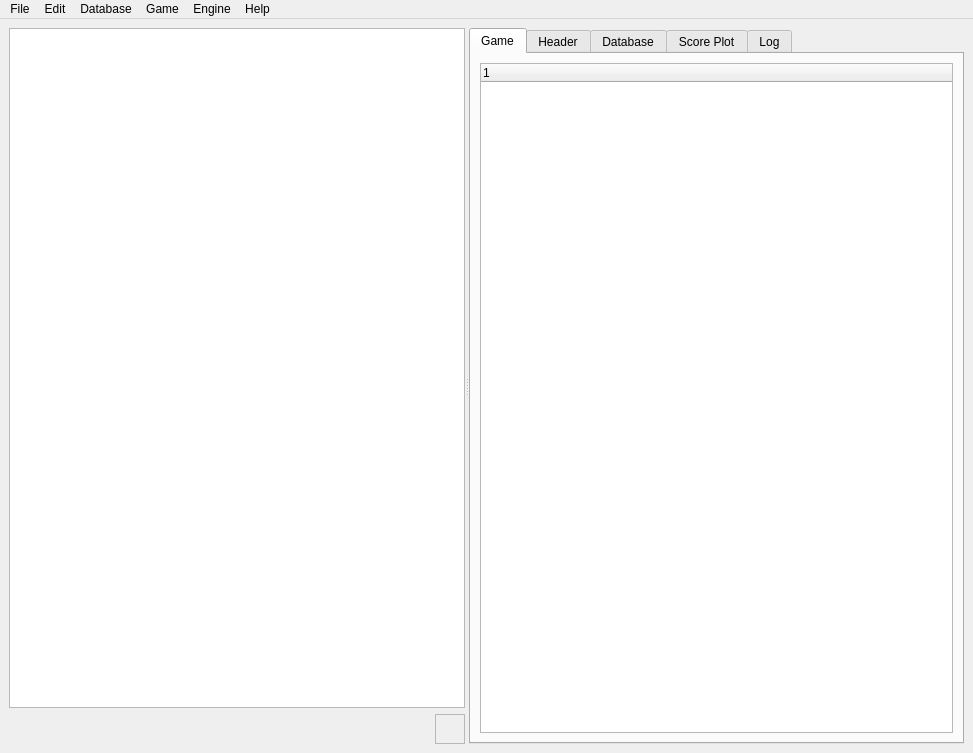
<?xml version="1.0" encoding="UTF-8"?>
<ui version="4.0">
 <class>MainWindow</class>
 <widget class="QMainWindow" name="MainWindow">
  <property name="geometry">
   <rect>
    <x>0</x>
    <y>0</y>
    <width>973</width>
    <height>753</height>
   </rect>
  </property>
  <property name="windowTitle">
   <string>MzChess</string>
  </property>
  <widget class="QWidget" name="centralWidget">
   <layout class="QVBoxLayout" name="verticalLayout_2">
    <item>
     <widget class="QSplitter" name="splitter">
      <property name="orientation">
       <enum>Qt::Horizontal</enum>
      </property>
      <widget class="QWidget" name="layoutWidget">
       <layout class="QVBoxLayout" name="verticalLayout">
        <item>
         <widget class="QBoardViewClass" name="boardGraphicsView">
          <property name="sizePolicy">
           <sizepolicy hsizetype="Preferred" vsizetype="Expanding">
            <horstretch>5</horstretch>
            <verstretch>0</verstretch>
           </sizepolicy>
          </property>
          <property name="minimumSize">
           <size>
            <width>100</width>
            <height>100</height>
           </size>
          </property>
         </widget>
        </item>
        <item>
         <layout class="QHBoxLayout" name="horizontalLayout">
          <item>
           <widget class="QLabel" name="materialLabel">
            <property name="sizePolicy">
             <sizepolicy hsizetype="Expanding" vsizetype="Fixed">
              <horstretch>0</horstretch>
              <verstretch>0</verstretch>
             </sizepolicy>
            </property>
            <property name="minimumSize">
             <size>
              <width>0</width>
              <height>30</height>
             </size>
            </property>
            <property name="maximumSize">
             <size>
              <width>16777215</width>
              <height>30</height>
             </size>
            </property>
            <property name="font">
             <font>
              <family>Chess Leipzig</family>
              <pointsize>20</pointsize>
             </font>
            </property>
            <property name="text">
             <string/>
            </property>
           </widget>
          </item>
          <item>
           <widget class="QFrame" name="turnFrame">
            <property name="sizePolicy">
             <sizepolicy hsizetype="Fixed" vsizetype="Fixed">
              <horstretch>0</horstretch>
              <verstretch>0</verstretch>
             </sizepolicy>
            </property>
            <property name="minimumSize">
             <size>
              <width>30</width>
              <height>30</height>
             </size>
            </property>
            <property name="autoFillBackground">
             <bool>true</bool>
            </property>
            <property name="frameShape">
             <enum>QFrame::StyledPanel</enum>
            </property>
            <property name="frameShadow">
             <enum>QFrame::Raised</enum>
            </property>
           </widget>
          </item>
         </layout>
        </item>
       </layout>
      </widget>
      <widget class="QTabWidget" name="tabWidget">
       <property name="sizePolicy">
        <sizepolicy hsizetype="Expanding" vsizetype="Preferred">
         <horstretch>0</horstretch>
         <verstretch>0</verstretch>
        </sizepolicy>
       </property>
       <property name="minimumSize">
        <size>
         <width>100</width>
         <height>0</height>
        </size>
       </property>
       <property name="maximumSize">
        <size>
         <width>16777215</width>
         <height>16777215</height>
        </size>
       </property>
       <property name="currentIndex">
        <number>0</number>
       </property>
       <widget class="QWidget" name="tabGame">
        <attribute name="title">
         <string>Game</string>
        </attribute>
        <layout class="QVBoxLayout" name="verticalLayout_3">
         <item>
          <widget class="GameTreeView" name="gameTreeViewWidget">
           <property name="editTriggers">
            <set>QAbstractItemView::EditKeyPressed</set>
           </property>
           <property name="expandsOnDoubleClick">
            <bool>true</bool>
           </property>
           <column>
            <property name="text">
             <string notr="true">1</string>
            </property>
           </column>
          </widget>
         </item>
        </layout>
       </widget>
       <widget class="QWidget" name="tabHeader">
        <attribute name="title">
         <string>Header</string>
        </attribute>
        <layout class="QVBoxLayout" name="verticalLayout_4">
         <item>
          <widget class="GameHeaderView" name="gameHeaderTableView">
           <property name="editTriggers">
            <set>QAbstractItemView::EditKeyPressed</set>
           </property>
           <property name="columnCount">
            <number>2</number>
           </property>
           <attribute name="horizontalHeaderVisible">
            <bool>false</bool>
           </attribute>
           <attribute name="horizontalHeaderStretchLastSection">
            <bool>true</bool>
           </attribute>
           <column/>
           <column/>
          </widget>
         </item>
        </layout>
       </widget>
       <widget class="QWidget" name="tabDatabase">
        <attribute name="title">
         <string>Database</string>
        </attribute>
        <layout class="QHBoxLayout" name="horizontalLayout_3">
         <item>
          <widget class="GameListTableView" name="gameListTableView">
           <property name="font">
            <font>
             <family>Courier</family>
             <pointsize>10</pointsize>
            </font>
           </property>
          </widget>
         </item>
        </layout>
       </widget>
       <widget class="QWidget" name="tabScorePlot">
        <attribute name="title">
         <string>Score Plot</string>
        </attribute>
        <layout class="QHBoxLayout" name="horizontalLayout_2">
         <item>
          <widget class="ScorePlot" name="scorePlotGraphicsView"/>
         </item>
        </layout>
       </widget>
       <widget class="QWidget" name="tabLog">
        <attribute name="title">
         <string>Log</string>
        </attribute>
        <layout class="QHBoxLayout" name="horizontalLayout_4">
         <item>
          <widget class="QUCIEdit" name="uciTextEdit"/>
         </item>
        </layout>
       </widget>
      </widget>
     </widget>
    </item>
   </layout>
  </widget>
  <widget class="QMenuBar" name="menuBar">
   <property name="geometry">
    <rect>
     <x>0</x>
     <y>0</y>
     <width>973</width>
     <height>21</height>
    </rect>
   </property>
   <widget class="QMenu" name="menuFile">
    <property name="title">
     <string>File</string>
    </property>
    <widget class="QMenu" name="menuRecentDB">
     <property name="title">
      <string>Recent</string>
     </property>
    </widget>
    <widget class="QMenu" name="menuEncoding">
     <property name="title">
      <string>Encoding</string>
     </property>
     <addaction name="actionUTF8"/>
     <addaction name="actionISO88591"/>
     <addaction name="actionASCII"/>
    </widget>
    <addaction name="menuEncoding"/>
    <addaction name="actionOpenDB"/>
    <addaction name="menuRecentDB"/>
    <addaction name="separator"/>
    <addaction name="actionSaveDB"/>
    <addaction name="actionSaveDBAs"/>
    <addaction name="actionAppend2DB"/>
    <addaction name="separator"/>
    <addaction name="actionSaveGame"/>
    <addaction name="separator"/>
    <addaction name="actionExit"/>
   </widget>
   <widget class="QMenu" name="menuEdit">
    <property name="title">
     <string>Edit</string>
    </property>
    <addaction name="actionFENBuilder"/>
    <addaction name="separator"/>
    <addaction name="actionCopyFEN"/>
    <addaction name="actionCopyGame"/>
    <addaction name="separator"/>
    <addaction name="actionUndo"/>
    <addaction name="actionRedo"/>
    <addaction name="actionUndoCurrentMove"/>
    <addaction name="separator"/>
    <addaction name="actionDeleteAllNAGs"/>
    <addaction name="actionDeleteAllComments"/>
    <addaction name="separator"/>
    <addaction name="actionNextMove"/>
    <addaction name="actionPreviousMove"/>
    <addaction name="separator"/>
    <addaction name="actionNextVariant"/>
    <addaction name="actionPreviousVariant"/>
    <addaction name="actionPromoteVariant"/>
    <addaction name="actionPromoteVariant2Main"/>
    <addaction name="actionDemoteVariant"/>
    <addaction name="actionDeleteVariant"/>
    <addaction name="actionDeleteAllVariants"/>
   </widget>
   <widget class="QMenu" name="menuGame">
    <property name="title">
     <string>Game</string>
    </property>
    <widget class="QMenu" name="menuEndGame">
     <property name="title">
      <string>End Game</string>
     </property>
     <addaction name="actionEGRunningGame"/>
     <addaction name="actionEGWhiteWins"/>
     <addaction name="actionEGBlackWins"/>
     <addaction name="actionEGDraw"/>
    </widget>
    <addaction name="actionSelectHeaderElements"/>
    <addaction name="menuEndGame"/>
    <addaction name="separator"/>
    <addaction name="actionFlipBoard"/>
    <addaction name="separator"/>
    <addaction name="actionShowOptions"/>
    <addaction name="actionWarnOfDanger"/>
    <addaction name="actionAnalysePosition"/>
   </widget>
   <widget class="QMenu" name="menuEngine">
    <property name="title">
     <string>Engine</string>
    </property>
    <widget class="QMenu" name="menuSelectEngine">
     <property name="title">
      <string>Select Engine</string>
     </property>
     <addaction name="separator"/>
    </widget>
    <widget class="QMenu" name="menuSearchDepth">
     <property name="title">
      <string>Search Depth</string>
     </property>
     <addaction name="actionSD05Moves"/>
     <addaction name="actionSD10Moves"/>
     <addaction name="actionSD15Moves"/>
     <addaction name="actionSD20Moves"/>
     <addaction name="actionSD25Moves"/>
    </widget>
    <widget class="QMenu" name="menuBlunderLimit">
     <property name="title">
      <string>Blunder Limit</string>
     </property>
     <addaction name="actionBLNone"/>
     <addaction name="separator"/>
     <addaction name="actionBL05Pawns"/>
     <addaction name="actionBL10Pawn"/>
     <addaction name="actionBL15Pawns"/>
     <addaction name="actionBL20Pawns"/>
     <addaction name="actionBL25Pawns"/>
     <addaction name="actionBL30Pawns"/>
    </widget>
    <widget class="QMenu" name="menuAnnotateVariants">
     <property name="title">
      <string>Annotate Variants</string>
     </property>
     <addaction name="actionAVNone"/>
     <addaction name="actionAVAll"/>
     <addaction name="separator"/>
     <addaction name="actionAV2Halfmoves"/>
     <addaction name="actionAV4Halfmoves"/>
     <addaction name="actionAV6Halfmoves"/>
    </widget>
    <widget class="QMenu" name="menuNumberOfAnnotations">
     <property name="title">
      <string># Annotations</string>
     </property>
     <addaction name="actionNA1"/>
     <addaction name="actionNA2"/>
     <addaction name="actionNA3"/>
    </widget>
    <widget class="QMenu" name="menuShowHints">
     <property name="title">
      <string>Show Hints for</string>
     </property>
     <addaction name="actionSHNone"/>
     <addaction name="actionSHAll"/>
     <addaction name="separator"/>
     <addaction name="actionSHWhite"/>
     <addaction name="actionSHBlack"/>
    </widget>
    <addaction name="menuSelectEngine"/>
    <addaction name="menuSearchDepth"/>
    <addaction name="separator"/>
    <addaction name="actionAnnotateCurrentMove"/>
    <addaction name="actionAnnotateAll"/>
    <addaction name="menuNumberOfAnnotations"/>
    <addaction name="menuBlunderLimit"/>
    <addaction name="menuAnnotateVariants"/>
    <addaction name="separator"/>
    <addaction name="actionShowScores"/>
    <addaction name="menuShowHints"/>
    <addaction name="separator"/>
    <addaction name="actionConfigureEngine"/>
    <addaction name="actionDebugEngine"/>
   </widget>
   <widget class="QMenu" name="menuDatabase">
    <property name="title">
     <string>Database</string>
    </property>
    <widget class="QMenu" name="menuMove_Game">
     <property name="title">
      <string>Move Game</string>
     </property>
     <addaction name="actionGameUp"/>
     <addaction name="actionGameDown"/>
    </widget>
    <addaction name="actionCloseDB"/>
    <addaction name="separator"/>
    <addaction name="actionAddGame"/>
    <addaction name="actionRemoveGames"/>
    <addaction name="menuMove_Game"/>
    <addaction name="separator"/>
    <addaction name="actionPasteFEN"/>
    <addaction name="actionPasteGame"/>
    <addaction name="separator"/>
    <addaction name="actionRecoverDB"/>
   </widget>
   <widget class="QMenu" name="menuHelp">
    <property name="title">
     <string>Help</string>
    </property>
    <addaction name="actionHelp"/>
    <addaction name="separator"/>
    <addaction name="actionAbout"/>
   </widget>
   <addaction name="menuFile"/>
   <addaction name="menuEdit"/>
   <addaction name="menuDatabase"/>
   <addaction name="menuGame"/>
   <addaction name="menuEngine"/>
   <addaction name="menuHelp"/>
  </widget>
  <action name="actionCopyFEN">
   <property name="text">
    <string>Copy FEN</string>
   </property>
   <property name="shortcut">
    <string>Ctrl+Shift+C</string>
   </property>
  </action>
  <action name="actionCopyGame">
   <property name="text">
    <string>Copy Game</string>
   </property>
   <property name="shortcut">
    <string>Ctrl+C</string>
   </property>
  </action>
  <action name="actionEGWhiteWins">
   <property name="text">
    <string>1-0</string>
   </property>
  </action>
  <action name="actionEGBlackWins">
   <property name="text">
    <string>0-1</string>
   </property>
  </action>
  <action name="actionEGDraw">
   <property name="text">
    <string>1/2-1/2</string>
   </property>
  </action>
  <action name="actionShowOptions">
   <property name="checkable">
    <bool>true</bool>
   </property>
   <property name="text">
    <string>Show Move Options</string>
   </property>
  </action>
  <action name="actionSD05Moves">
   <property name="checkable">
    <bool>true</bool>
   </property>
   <property name="text">
    <string>5 Moves</string>
   </property>
  </action>
  <action name="actionSD10Moves">
   <property name="checkable">
    <bool>true</bool>
   </property>
   <property name="text">
    <string>10 Moves</string>
   </property>
  </action>
  <action name="actionSD15Moves">
   <property name="checkable">
    <bool>true</bool>
   </property>
   <property name="checked">
    <bool>false</bool>
   </property>
   <property name="text">
    <string>15 Moves</string>
   </property>
  </action>
  <action name="actionSD20Moves">
   <property name="checkable">
    <bool>true</bool>
   </property>
   <property name="text">
    <string>20 Moves</string>
   </property>
  </action>
  <action name="actionSD25Moves">
   <property name="checkable">
    <bool>true</bool>
   </property>
   <property name="text">
    <string>25 Moves</string>
   </property>
  </action>
  <action name="actionNextMove">
   <property name="text">
    <string>Next Move</string>
   </property>
   <property name="shortcut">
    <string>Down</string>
   </property>
  </action>
  <action name="actionPreviousMove">
   <property name="text">
    <string>Previous Move</string>
   </property>
   <property name="shortcut">
    <string>Up</string>
   </property>
  </action>
  <action name="actionOpenDB">
   <property name="text">
    <string>Open DB ...</string>
   </property>
   <property name="shortcut">
    <string>Ctrl+O</string>
   </property>
  </action>
  <action name="actionSaveDBAs">
   <property name="text">
    <string>Save DB As ...</string>
   </property>
  </action>
  <action name="actionExit">
   <property name="text">
    <string>Exit</string>
   </property>
  </action>
  <action name="actionAppend2DB">
   <property name="checkable">
    <bool>true</bool>
   </property>
   <property name="text">
    <string>Append active DB to DB</string>
   </property>
  </action>
  <action name="actionSaveGame">
   <property name="text">
    <string>Save Game ...</string>
   </property>
  </action>
  <action name="actionCloseDB">
   <property name="text">
    <string>Close</string>
   </property>
  </action>
  <action name="actionAddGame">
   <property name="text">
    <string>Add Game</string>
   </property>
   <property name="shortcut">
    <string>Alt+N</string>
   </property>
  </action>
  <action name="actionRemoveGames">
   <property name="text">
    <string>Remove Games</string>
   </property>
   <property name="shortcut">
    <string>Alt+X</string>
   </property>
  </action>
  <action name="actionFlipBoard">
   <property name="checkable">
    <bool>true</bool>
   </property>
   <property name="text">
    <string>Rotate Board</string>
   </property>
   <property name="shortcut">
    <string>Ctrl+F</string>
   </property>
  </action>
  <action name="actionNextVariant">
   <property name="text">
    <string>Next Variant</string>
   </property>
   <property name="shortcut">
    <string>Right</string>
   </property>
  </action>
  <action name="actionPreviousVariant">
   <property name="text">
    <string>Previous Variant</string>
   </property>
   <property name="shortcut">
    <string>Left</string>
   </property>
  </action>
  <action name="actionShowScores">
   <property name="checkable">
    <bool>true</bool>
   </property>
   <property name="text">
    <string>Show Scores</string>
   </property>
  </action>
  <action name="actionWarnOfDanger">
   <property name="checkable">
    <bool>true</bool>
   </property>
   <property name="text">
    <string>Warn of Danger</string>
   </property>
   <property name="shortcut">
    <string>Ctrl+W</string>
   </property>
  </action>
  <action name="actionUndo">
   <property name="text">
    <string>Undo Last Action</string>
   </property>
   <property name="toolTip">
    <string>Undo Last Action</string>
   </property>
   <property name="shortcut">
    <string>Ctrl+Z</string>
   </property>
  </action>
  <action name="actionAnnotateCurrentMove">
   <property name="text">
    <string>Score Current Move</string>
   </property>
  </action>
  <action name="actionBLNone">
   <property name="checkable">
    <bool>true</bool>
   </property>
   <property name="checked">
    <bool>false</bool>
   </property>
   <property name="text">
    <string>None</string>
   </property>
  </action>
  <action name="actionBL05Pawns">
   <property name="checkable">
    <bool>true</bool>
   </property>
   <property name="text">
    <string>0.5 pawns</string>
   </property>
  </action>
  <action name="actionBL10Pawn">
   <property name="checkable">
    <bool>true</bool>
   </property>
   <property name="text">
    <string>1 pawn</string>
   </property>
  </action>
  <action name="actionBL15Pawns">
   <property name="checkable">
    <bool>true</bool>
   </property>
   <property name="text">
    <string>1.5 pawns</string>
   </property>
  </action>
  <action name="actionBL20Pawns">
   <property name="checkable">
    <bool>true</bool>
   </property>
   <property name="text">
    <string>2 pawns</string>
   </property>
  </action>
  <action name="actionBL25Pawns">
   <property name="checkable">
    <bool>true</bool>
   </property>
   <property name="text">
    <string>2.5 pawns</string>
   </property>
  </action>
  <action name="actionBL30Pawns">
   <property name="checkable">
    <bool>true</bool>
   </property>
   <property name="text">
    <string>3 pawns</string>
   </property>
  </action>
  <action name="actionAVNone">
   <property name="checkable">
    <bool>true</bool>
   </property>
   <property name="checked">
    <bool>false</bool>
   </property>
   <property name="text">
    <string>None</string>
   </property>
  </action>
  <action name="actionAV2Halfmoves">
   <property name="checkable">
    <bool>true</bool>
   </property>
   <property name="text">
    <string>2 Halfmoves</string>
   </property>
  </action>
  <action name="actionAV4Halfmoves">
   <property name="checkable">
    <bool>true</bool>
   </property>
   <property name="text">
    <string>4 Halfmoves</string>
   </property>
  </action>
  <action name="actionAV6Halfmoves">
   <property name="checkable">
    <bool>true</bool>
   </property>
   <property name="text">
    <string>6 Halfmoves</string>
   </property>
  </action>
  <action name="actionAVAll">
   <property name="checkable">
    <bool>true</bool>
   </property>
   <property name="text">
    <string>All</string>
   </property>
  </action>
  <action name="actionConfigureEngine">
   <property name="text">
    <string>Configure ...</string>
   </property>
  </action>
  <action name="actionDebugEngine">
   <property name="checkable">
    <bool>true</bool>
   </property>
   <property name="text">
    <string>Debug</string>
   </property>
  </action>
  <action name="actionAbout">
   <property name="text">
    <string>About ...</string>
   </property>
  </action>
  <action name="actionPromoteVariant">
   <property name="text">
    <string>Promote Variant</string>
   </property>
   <property name="shortcut">
    <string>Ctrl+Up</string>
   </property>
  </action>
  <action name="actionDeleteVariant">
   <property name="text">
    <string>Delete Variant</string>
   </property>
   <property name="shortcut">
    <string>Ctrl+Del</string>
   </property>
  </action>
  <action name="actionAnnotateAll">
   <property name="text">
    <string>Annotate All</string>
   </property>
  </action>
  <action name="actionNA1">
   <property name="checkable">
    <bool>true</bool>
   </property>
   <property name="text">
    <string>1 variant</string>
   </property>
  </action>
  <action name="actionNA2">
   <property name="checkable">
    <bool>true</bool>
   </property>
   <property name="text">
    <string>2 variants</string>
   </property>
  </action>
  <action name="actionNA3">
   <property name="checkable">
    <bool>true</bool>
   </property>
   <property name="text">
    <string>3 variants</string>
   </property>
  </action>
  <action name="actionUTF8">
   <property name="checkable">
    <bool>true</bool>
   </property>
   <property name="checked">
    <bool>true</bool>
   </property>
   <property name="text">
    <string>UTF-8</string>
   </property>
  </action>
  <action name="actionISO88591">
   <property name="checkable">
    <bool>true</bool>
   </property>
   <property name="text">
    <string>ISO 8859/1</string>
   </property>
  </action>
  <action name="actionASCII">
   <property name="checkable">
    <bool>true</bool>
   </property>
   <property name="text">
    <string>ASCII</string>
   </property>
  </action>
  <action name="actionHelp">
   <property name="text">
    <string>Help ...</string>
   </property>
  </action>
  <action name="actionDemoteVariant">
   <property name="text">
    <string>Demote Variant</string>
   </property>
   <property name="shortcut">
    <string>Ctrl+Down</string>
   </property>
  </action>
  <action name="actionPromoteVariant2Main">
   <property name="text">
    <string>Promote Variant to Main</string>
   </property>
   <property name="shortcut">
    <string>Ctrl+Shift+Up</string>
   </property>
  </action>
  <action name="actionSelectHeaderElements">
   <property name="text">
    <string>Select Header Elements ...</string>
   </property>
  </action>
  <action name="actionEGRunningGame">
   <property name="text">
    <string>*</string>
   </property>
  </action>
  <action name="actionFENBuilder">
   <property name="text">
    <string>FEN Builder ...</string>
   </property>
  </action>
  <action name="actionSHNone">
   <property name="checkable">
    <bool>true</bool>
   </property>
   <property name="text">
    <string>None</string>
   </property>
  </action>
  <action name="actionSHWhite">
   <property name="checkable">
    <bool>true</bool>
   </property>
   <property name="text">
    <string>White</string>
   </property>
  </action>
  <action name="actionSHBlack">
   <property name="checkable">
    <bool>true</bool>
   </property>
   <property name="text">
    <string>Black</string>
   </property>
  </action>
  <action name="actionSHAll">
   <property name="checkable">
    <bool>true</bool>
   </property>
   <property name="text">
    <string>All</string>
   </property>
  </action>
  <action name="actionPasteFEN">
   <property name="text">
    <string>Paste FEN</string>
   </property>
  </action>
  <action name="actionPasteGame">
   <property name="text">
    <string>Paste Game</string>
   </property>
  </action>
  <action name="actionRecoverDB">
   <property name="text">
    <string>Recover </string>
   </property>
   <property name="toolTip">
    <string>Recover last database</string>
   </property>
  </action>
  <action name="actionSaveDB">
   <property name="text">
    <string>Save DB</string>
   </property>
   <property name="toolTip">
    <string>Save active DB</string>
   </property>
   <property name="shortcut">
    <string>Ctrl+S</string>
   </property>
  </action>
  <action name="actionGameUp">
   <property name="text">
    <string>Up</string>
   </property>
   <property name="shortcut">
    <string>Alt+Up</string>
   </property>
  </action>
  <action name="actionGameDown">
   <property name="text">
    <string>Down</string>
   </property>
   <property name="shortcut">
    <string>Alt+Down</string>
   </property>
  </action>
  <action name="actionUndoCurrentMove">
   <property name="text">
    <string>Undo Current Move</string>
   </property>
   <property name="toolTip">
    <string>Undo Current Move</string>
   </property>
  </action>
  <action name="actionDeleteAllVariants">
   <property name="text">
    <string>Delete All Variants</string>
   </property>
  </action>
  <action name="actionDeleteAllNAGs">
   <property name="text">
    <string>Delete All Annotation Glyphs</string>
   </property>
  </action>
  <action name="actionDeleteAllComments">
   <property name="text">
    <string>Delete All Comments and Scores</string>
   </property>
   <property name="toolTip">
    <string>Delete All Comments and Scores</string>
   </property>
  </action>
  <action name="actionRedo">
   <property name="text">
    <string>Redo Last Action</string>
   </property>
   <property name="shortcut">
    <string>Ctrl+Y</string>
   </property>
  </action>
  <action name="actionAnalysePosition">
   <property name="text">
    <string>Analyse Position ...</string>
   </property>
  </action>
 </widget>
 <customwidgets>
  <customwidget>
   <class>QBoardViewClass</class>
   <extends>QGraphicsView</extends>
   <header>qboardviewclass</header>
  </customwidget>
  <customwidget>
   <class>GameTreeView</class>
   <extends>QTreeWidget</extends>
   <header>gametreeview</header>
   <container>1</container>
  </customwidget>
  <customwidget>
   <class>GameListTableView</class>
   <extends>QTableView</extends>
   <header>gamelisttableview</header>
  </customwidget>
  <customwidget>
   <class>GameHeaderView</class>
   <extends>QTableWidget</extends>
   <header>gameheaderview</header>
  </customwidget>
  <customwidget>
   <class>ScorePlot</class>
   <extends>QGraphicsView</extends>
   <header location="global">scoreplotgraphicsview</header>
  </customwidget>
  <customwidget>
   <class>QUCIEdit</class>
   <extends>QTextEdit</extends>
   <header>uciedit</header>
  </customwidget>
 </customwidgets>
 <resources/>
 <connections/>
</ui>
